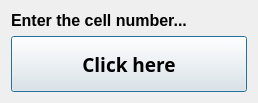
<?xml version="1.0" encoding="UTF-8"?>
<ui version="4.0">
 <class>Dialog</class>
 <widget class="QDialog" name="Dialog">
  <property name="geometry">
   <rect>
    <x>0</x>
    <y>0</y>
    <width>258</width>
    <height>103</height>
   </rect>
  </property>
  <property name="windowTitle">
   <string>Fin Clips</string>
  </property>
  <layout class="QVBoxLayout" name="verticalLayout">
   <item>
    <widget class="QLabel" name="label">
     <property name="font">
      <font>
       <pointsize>12</pointsize>
       <weight>75</weight>
       <bold>true</bold>
      </font>
     </property>
     <property name="text">
      <string>Enter the cell number...</string>
     </property>
    </widget>
   </item>
   <item>
    <widget class="QPushButton" name="pb_clip">
     <property name="sizePolicy">
      <sizepolicy hsizetype="Expanding" vsizetype="Expanding">
       <horstretch>0</horstretch>
       <verstretch>0</verstretch>
      </sizepolicy>
     </property>
     <property name="minimumSize">
      <size>
       <width>100</width>
       <height>50</height>
      </size>
     </property>
     <property name="font">
      <font>
       <family>Arial Black</family>
       <pointsize>14</pointsize>
       <weight>75</weight>
       <bold>true</bold>
      </font>
     </property>
     <property name="text">
      <string>Click here</string>
     </property>
     <property name="checkable">
      <bool>false</bool>
     </property>
    </widget>
   </item>
  </layout>
 </widget>
 <resources/>
 <connections/>
</ui>
